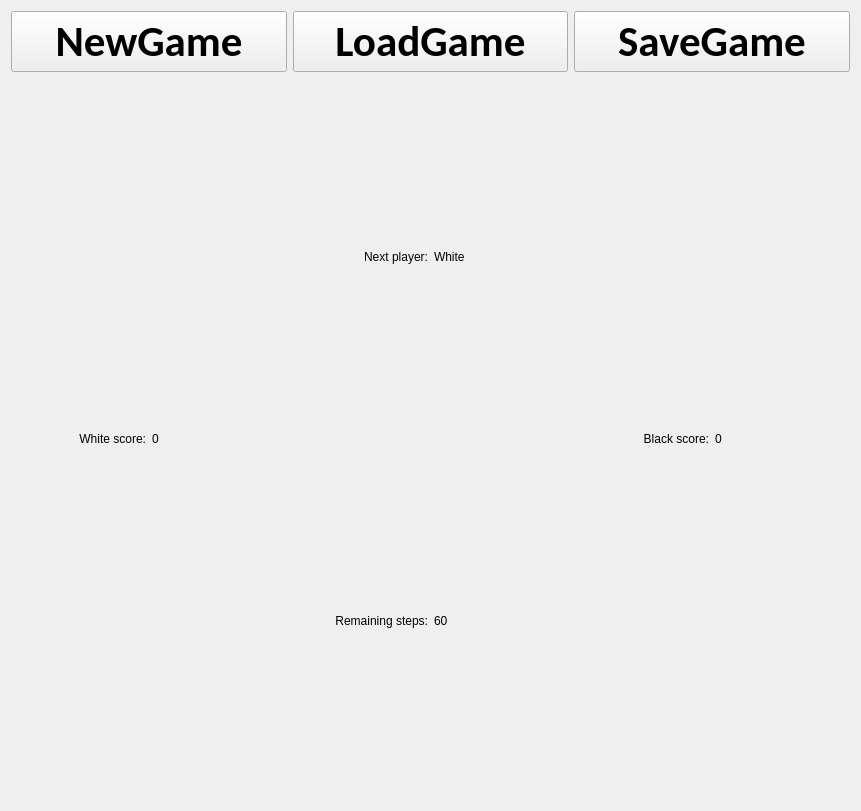
<?xml version="1.0" encoding="UTF-8"?>
<ui version="4.0">
 <class>GoGameView</class>
 <widget class="QWidget" name="GoGameView">
  <property name="geometry">
   <rect>
    <x>0</x>
    <y>0</y>
    <width>861</width>
    <height>811</height>
   </rect>
  </property>
  <property name="windowTitle">
   <string>GoGameView</string>
  </property>
  <layout class="QVBoxLayout" name="verticalLayout">
   <item>
    <layout class="QVBoxLayout" name="main_verticalLayout" stretch="0,0">
     <item>
      <layout class="QGridLayout" name="controllsPushButtons_gridLayout">
       <item row="1" column="2">
        <layout class="QHBoxLayout" name="horizontalLayout_3">
         <item>
          <widget class="QLabel" name="blackScoreText_label">
           <property name="text">
            <string>Black score:</string>
           </property>
           <property name="alignment">
            <set>Qt::AlignRight|Qt::AlignTrailing|Qt::AlignVCenter</set>
           </property>
          </widget>
         </item>
         <item>
          <widget class="QLabel" name="blackScoreValue_label">
           <property name="text">
            <string>0</string>
           </property>
          </widget>
         </item>
        </layout>
       </item>
       <item row="0" column="1">
        <widget class="QPushButton" name="loadGame_pushButton">
         <property name="font">
          <font>
           <family>Calibri</family>
           <pointsize>32</pointsize>
           <weight>75</weight>
           <bold>true</bold>
          </font>
         </property>
         <property name="text">
          <string>LoadGame</string>
         </property>
        </widget>
       </item>
       <item row="1" column="0">
        <layout class="QHBoxLayout" name="horizontalLayout">
         <item>
          <widget class="QLabel" name="whiteScoreText_label">
           <property name="text">
            <string>White score:</string>
           </property>
           <property name="alignment">
            <set>Qt::AlignRight|Qt::AlignTrailing|Qt::AlignVCenter</set>
           </property>
          </widget>
         </item>
         <item>
          <widget class="QLabel" name="whiteScoreValue_label">
           <property name="text">
            <string>0</string>
           </property>
          </widget>
         </item>
        </layout>
       </item>
       <item row="0" column="0">
        <widget class="QPushButton" name="newGame_pushButton">
         <property name="font">
          <font>
           <family>Calibri</family>
           <pointsize>32</pointsize>
           <weight>75</weight>
           <bold>true</bold>
          </font>
         </property>
         <property name="text">
          <string>NewGame</string>
         </property>
        </widget>
       </item>
       <item row="0" column="2">
        <widget class="QPushButton" name="saveGame_pushButton">
         <property name="font">
          <font>
           <family>Calibri</family>
           <pointsize>32</pointsize>
           <weight>75</weight>
           <bold>true</bold>
          </font>
         </property>
         <property name="text">
          <string>SaveGame</string>
         </property>
        </widget>
       </item>
       <item row="1" column="1">
        <layout class="QGridLayout" name="gridLayout">
         <item row="0" column="1">
          <widget class="QLabel" name="nextPlayerValue_label">
           <property name="text">
            <string>White</string>
           </property>
          </widget>
         </item>
         <item row="0" column="0">
          <widget class="QLabel" name="nextPlayerText_label">
           <property name="text">
            <string>Next player:</string>
           </property>
           <property name="alignment">
            <set>Qt::AlignRight|Qt::AlignTrailing|Qt::AlignVCenter</set>
           </property>
          </widget>
         </item>
         <item row="1" column="0">
          <widget class="QLabel" name="remainingStepsText_label">
           <property name="text">
            <string>Remaining steps:</string>
           </property>
           <property name="alignment">
            <set>Qt::AlignRight|Qt::AlignTrailing|Qt::AlignVCenter</set>
           </property>
          </widget>
         </item>
         <item row="1" column="1">
          <widget class="QLabel" name="remainingStepsValue_label">
           <property name="text">
            <string>60</string>
           </property>
          </widget>
         </item>
        </layout>
       </item>
      </layout>
     </item>
     <item>
      <layout class="QGridLayout" name="playground_gridLayout">
       <property name="verticalSpacing">
        <number>6</number>
       </property>
      </layout>
     </item>
    </layout>
   </item>
  </layout>
 </widget>
 <resources/>
 <connections/>
</ui>
